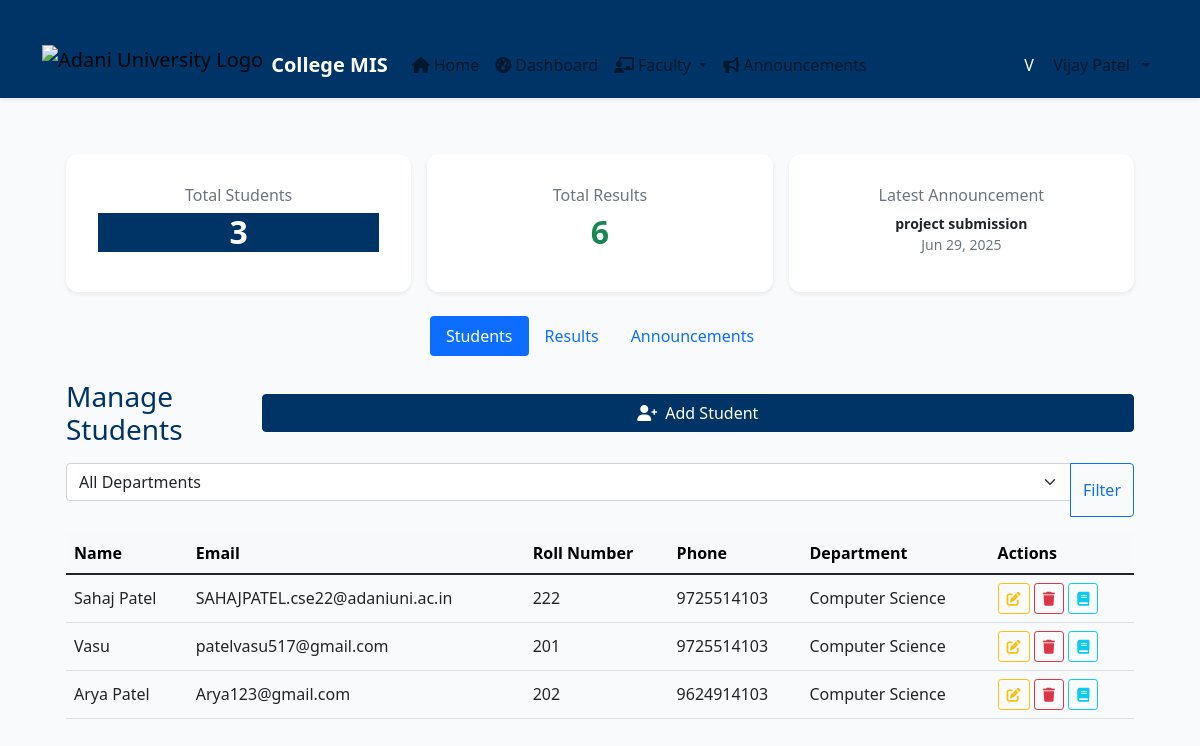
The page /faculty/students/ (signed in) on the database as committed earlier.
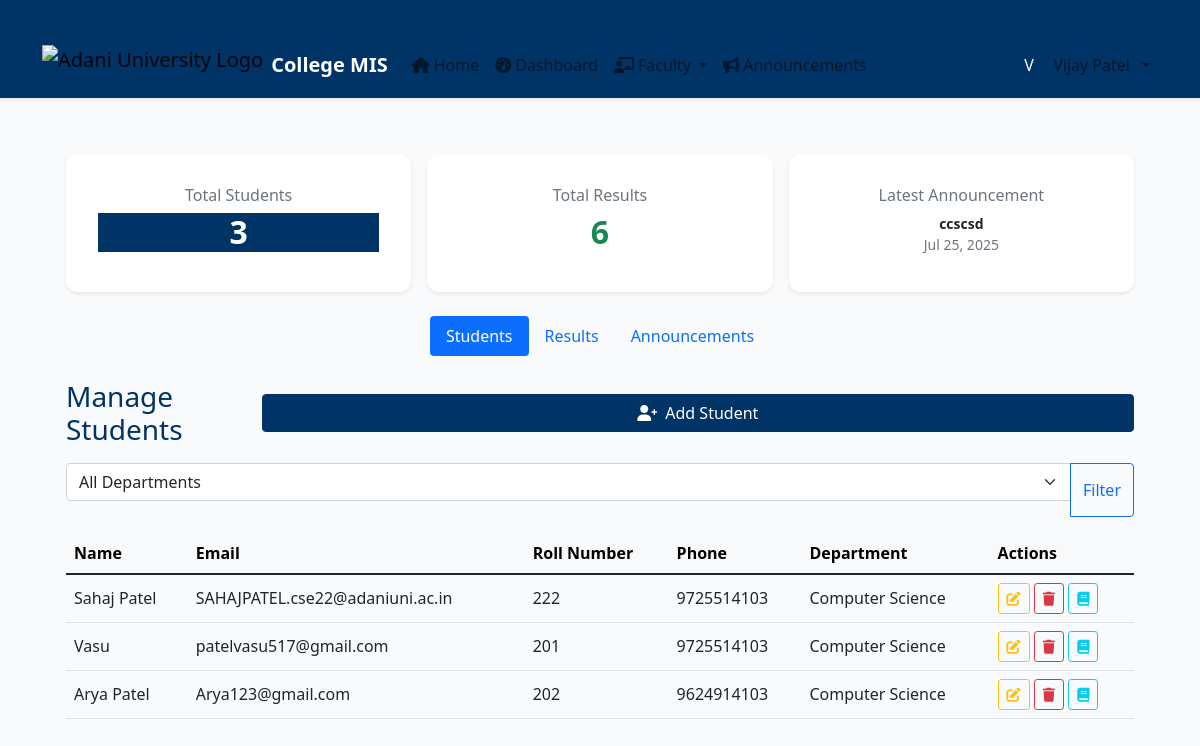
The same page on the database as committed later.
### core/models.py (models this page shows, shortened)
class Announcement(models.Model):
    title = models.CharField(max_length=200)
    message = models.TextField()
    created_at = models.DateTimeField(auto_now_add=True)
    to_students = models.ManyToManyField(Student, blank=True)
    to_groups = models.CharField(max_length=100, blank=True)  # For group announcements
    created_by = models.ForeignKey(Faculty, on_delete=models.SET_NULL, null=True, blank=True)

### faculty/views.py (the view)
# urls.py: path('students/', manage_students, name='manage_students'),
@login_required
def manage_students(request):
    if not hasattr(request.user, 'faculty'):
        return redirect('login')
    department = request.GET.get('department')
    if department:
        students = Student.objects.filter(department=department)
    else:
        students = Student.objects.all()
    results = Result.objects.all()
    announcements = Announcement.objects.all().order_by('-created_at')
    total_students = students.count()
    total_results = results.count()
    total_announcements = announcements.count()
    return render(request, 'faculty/manage_students.html', {
        'students': students,
        'results': results,
        'announcements': announcements,
        'selected_department': department,
        'departments': Student.DEPARTMENT_CHOICES,
        'total_students': total_students,
        'total_results': total_results,
        'total_announcements': total_announcements,
    })

### templates/faculty/manage_students.html (shortened to what this page needs)
{% extends 'base.html' %}
{% block content %}
<div class="container-fluid px-2 px-md-4 py-4">
  <div class="row mb-4 g-3">
    <div class="col-12 col-md-4">
      <div class="card text-center shadow-sm border-0 h-100">
        <div class="card-body">
          <h6 class="text-muted">Total Students</h6>
          <h2 class="fw-bold text-primary">{{ total_students }}</h2>
        </div>
      </div>
    </div>
    <div class="col-12 col-md-4">
      <div class="card text-center shadow-sm border-0 h-100">
        <div class="card-body">
          <h6 class="text-muted">Total Results</h6>
          <h2 class="fw-bold text-success">{{ total_results }}</h2>
        </div>
      </div>
    </div>
    <div class="col-12 col-md-4">
      <div class="card text-center shadow-sm border-0 h-100">
        <div class="card-body">
          <h6 class="text-muted">Latest Announcement</h6>
          {% if announcements and announcements|length > 0 %}
            <div class="small fw-bold">{{ announcements.0.title }}</div>
            <div class="text-muted small">{{ announcements.0.created_at|date:"M d, Y" }}</div>
          {% else %}
            <div class="text-muted">No announcements</div>
          {% endif %}
        </div>
      </div>
    </div>
  </div>
  <ul class="nav nav-pills mb-4 justify-content-center" id="manageTabs" role="tablist">
    <li class="nav-item" role="presentation">
      <button class="nav-link active" id="students-tab" data-bs-toggle="pill" data-bs-target="#students" type="button" role="tab">Students</button>
    </li>
    <li class="nav-item" role="presentation">
      <button class="nav-link" id="results-tab" data-bs-toggle="pill" data-bs-target="#results" type="button" role="tab">Results</button>
    </li>
    <li class="nav-item" role="presentation">
      <button class="nav-link" id="announcements-tab" data-bs-toggle="pill" data-bs-target="#announcements" type="button" role="tab">Announcements</button>
    </li>
  </ul>
  <div class="tab-content" id="manageTabsContent">
    <div class="tab-pane fade show active" id="students" role="tabpanel">
      <div class="d-flex flex-column flex-md-row justify-content-between align-items-center mb-3 gap-2">
        <h3 class="mb-0">Manage Students</h3>
        <a href="{% url 'add_student' %}" class="btn btn-primary w-100 w-md-auto"><i class="fas fa-user-plus me-2"></i>Add Student</a>
      </div>
      <form method="get" class="mb-3">
        <div class="input-group">
          <select name="department" class="form-select">
            <option value="">All Departments</option>
          </select>
          <button type="submit" class="btn btn-outline-primary">Filter</button>
        </div>
      </form>
      <div class="table-responsive">
        <table class="table table-hover align-middle">
          <thead class="table-light sticky-top">
            <tr>
              <th>Name</th>
              <th>Email</th>
              <th>Roll Number</th>
              <th>Phone</th>
              <th>Department</th>
              <th>Actions</th>
            </tr>
          </thead>
          <tbody>
            {% for student in students %}
            <tr>
              <td>{{ student.user.first_name }} {{ student.user.last_name }}</td>
              <td>{{ student.user.email }}</td>
              <td>{{ student.roll_number }}</td>
              <td>{{ student.phone_number }}</td>
              <td>{{ student.get_department_display }}</td>
              <td>
                <a href="{% url 'edit_student' student.id %}" class="btn btn-sm btn-outline-warning" title="Edit"><i class="fas fa-edit"></i></a>
                <a href="{% url 'delete_student' student.id %}" class="btn btn-sm btn-outline-danger" title="Delete"><i class="fas fa-trash"></i></a>
                <a href="{% url 'assign_subjects' student.id %}" class="btn btn-sm btn-outline-info" title="Assign Subjects"><i class="fas fa-book"></i></a>
              </td>
            </tr>
            {% endfor %}
          </tbody>
        </table>
      </div>
    </div>
  </div>
</div>
{% endblock %}

Rows that differ between the two databases and show on the page:
no longer on this page (row unchanged): Announcement: title "project submission", created_at "Jun 29, 2025"
added Announcement: title "ccscsd", created_at "Jul 25, 2025"
